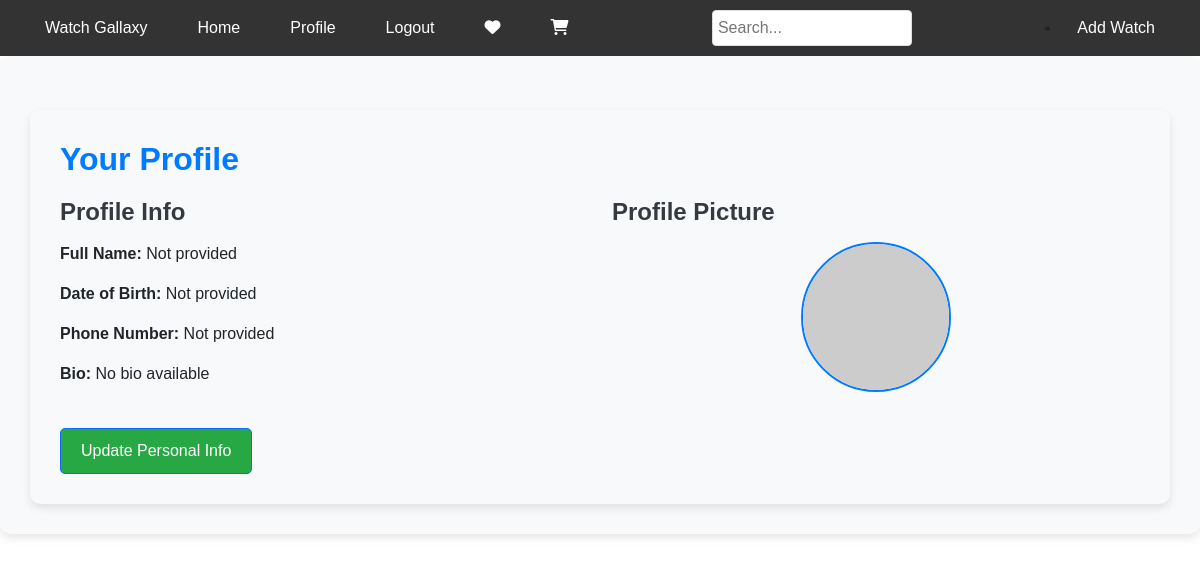
/profile/ (signed in), run on the app's committed database.
### watchshop_app/models.py (models this page shows, shortened)
class Profile(models.Model):
    user = models.OneToOneField(
        settings.AUTH_USER_MODEL, on_delete=models.CASCADE)
    bio = models.TextField(blank=True)
    profile_pic = models.ImageField(upload_to='profile_pics/', blank=True)
    fullname = models.CharField(max_length=100, blank=True)
    dob = models.DateField(null=True, blank=True)
    phone_number = models.CharField(max_length=15, blank=True)

### watchshop_app/views.py (the view)
# urls.py: path('profile/', views.profile_view, name='profile'),
@login_required
def profile_view(request):
    profile, created = Profile.objects.get_or_create(user=request.user)
    form_display = False  # Variable to control form visibility
    if request.method == 'POST':
        profile_form = ProfileForm(
            request.POST, request.FILES, instance=profile)
        if profile_form.is_valid():
            profile_form.save()
            return redirect('profile')  # Redirect after updating the profile
        form_display = True  # Display form in case of invalid form submission
    else:
        profile_form = ProfileForm(instance=profile)
    context = {
        'profile_form': profile_form,
        'profile': profile,
        'form_display': form_display
    }
    return render(request, 'profile.html', context)

### watchshop_app/forms.py
class ProfileForm(forms.ModelForm):
    class Meta:
        model = Profile
        fields = ['fullname', 'dob', 'phone_number', 'bio', 'profile_pic']

### templates/profile.html (shortened to what this page needs)
{% extends "main.html" %}
{% block content %}
<div class="container mt-4">
  <h2>Your Profile</h2>
  <div class="profile-info {% if form_display %}hidden{% endif %}">
    <div class="row">
      <div class="col-md-6">
        <h4>Profile Info</h4>
        <p><strong>Full Name:</strong> {{ profile.fullname|default:"Not provided" }}</p>
        <p><strong>Date of Birth:</strong> {{ profile.dob|default:"Not provided" }}</p>
        <p><strong>Phone Number:</strong> {{ profile.phone_number|default:"Not provided" }}</p>
        <p><strong>Bio:</strong> {{ profile.bio|default:"No bio available" }}</p>
      </div>
      <div class="col-md-6">
        <h4>Profile Picture</h4>
        <div class="profile-pic-container">
          {% if profile.profile_pic %}
            <img src="{{ profile.profile_pic.url }}" alt="Profile Picture" class="profile-pic" />
          {% else %}
            <img src="https://ui-avatars.com/api/?name={{ user.username|first|upper }}&size=150&background=007bff&color=fff&rounded=true" alt="{{ user.username }}'s Avatar" class="profile-pic" />
          {% endif %}
        </div>
      </div>
    </div>
    <button class="btn btn-primary mt-3" onclick="document.querySelector('.profile-info').classList.add('hidden'); document.querySelector('.edit-form').classList.remove('hidden')">Update Personal Info</button>
  </div>
</div>
{% endblock %}

### templates/navbar.html (style rules this page uses)
body { font-family: Arial, sans-serif; margin: 0; padding: 0; }

### templates/profile.html (style rules this page uses)
.container { background-color: #f8f9fa; border-radius: 10px; padding: 30px; box-shadow: 0 4px 8px rgba(0, 0, 0, 0.1); }
h2 { color: #007bff; font-weight: bold; margin-bottom: 20px; }
h4 { color: #343a40; font-weight: bold; margin-bottom: 15px; }
.btn { background-color: #28a745; color: white; border-radius: 5px; padding: 10px 20px; font-size: 16px; }
.profile-pic-container { text-align: center; margin-bottom: 20px; }
.profile-pic { width: 150px; height: 150px; border-radius: 50%; object-fit: cover; border: 2px solid #007bff; }

### data on the page
Profile: fullname "Not provided", dob "Not provided", phone_number "Not provided", bio "No bio available"
